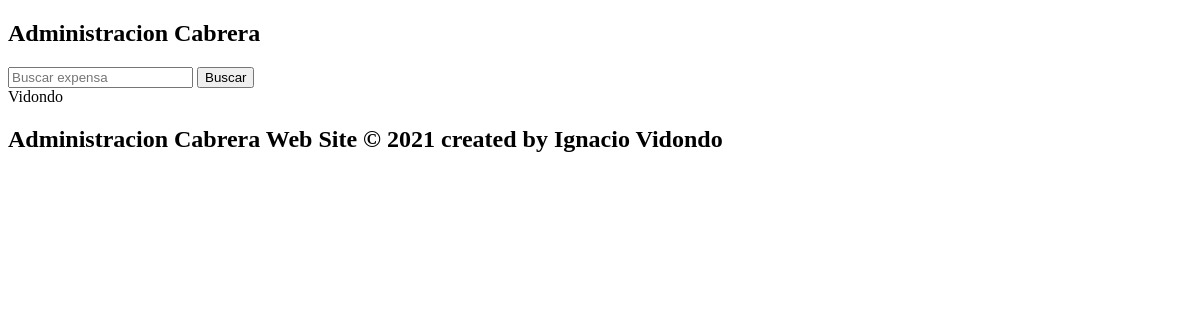
Before: / with the older database file.
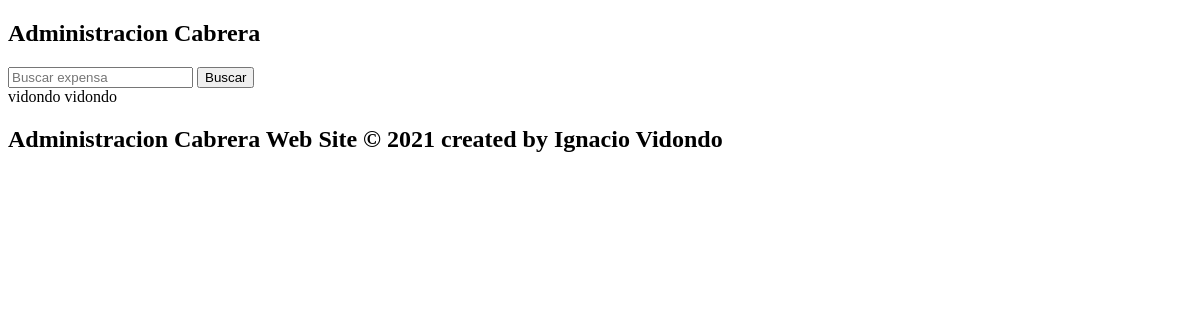
After: the same page with the newer database file.
### Admin/models.py (models this page shows, shortened)
class Apartament(models.Model):
    id = models.AutoField(primary_key=True)
    code = models.CharField(max_length=200,unique=True, verbose_name="Codigo")
    ph = models.CharField(max_length=50, verbose_name="PH")
    address = models.CharField(max_length=200,verbose_name="Numeracion")
    average = models.FloatField(verbose_name="Porcentaje Correspondiente")
    balance_due = models.FloatField(verbose_name="Deuda")
    building = models.ForeignKey(Building, verbose_name="Edificio",
                                 on_delete=models.CASCADE)
    owner = models.ForeignKey(
        Homeowner, on_delete=models.CASCADE, verbose_name="Dueño")
    class Meta:
        verbose_name ="Departamento"
        verbose_name_plural ="Departamentos"

### Homeowners/models.py (models this page shows)
class Homeowner(models.Model):
    id = models.AutoField(primary_key=True)
    name = models.CharField(max_length=200, verbose_name="Nombre")
    surname = models.CharField(max_length=200, verbose_name="Apellido")
    phone = models.CharField(max_length=200, verbose_name="Telefono", blank=True, null=True)
    email = models.EmailField(default="abc@gmail.com", blank=True, null=True)
    class Meta:
        verbose_name = "Dueño"
        verbose_name_plural = "Dueños"
    def __str__(self):
       return self.surname

### Main/views.py (the view)
# urls.py: path('', views.index, name='index'),
def index(request):
    queryset = request.GET.get("Buscar expensa")
    print(queryset)
    apartament = Apartament.objects.all()
    if queryset:
        apartament = Apartament.objects.filter(
                Q(code__icontains=queryset)
            )
    return render(request,'index.html',{'apartament':apartament})

### Main/templates/index.html (shortened to what this page needs)
{% extends 'base.html' %}
{% block content %}
        <div>
            <form method ="GET">
                    <div>
                        <input type="text" class="form-control" name="Buscar expensa" placeholder="Buscar expensa">
                        <span class="input-group-list">
                            <button type="submit" class="boton btn-succes">Buscar</button>
                        </span>
                    </div>
            </form>
        </div>
<div>
   {% for aparta in apartament %}
   {{ aparta.owner}}
   {%  endfor %}
</div>
{% endblock %}

### Main/templates/base.html (shortened to what this page needs)
<!DOCTYPE html>
<html lang="en">
<head>
</head>
<header>
    <h2>Administracion Cabrera</h2>
</header>
<body>
    {% block content %}
    {% endblock %}
</body>
<footer>
    <h2> Administracion Cabrera Web Site &copy; 2021 created by Ignacio Vidondo </h2>
</footer>
</html>

Changed rows visible on the page:
changed Apartament (number 1 of 2 on the later page): owner "Vidondo" → "vidondo"
added Apartament: owner "vidondo"
